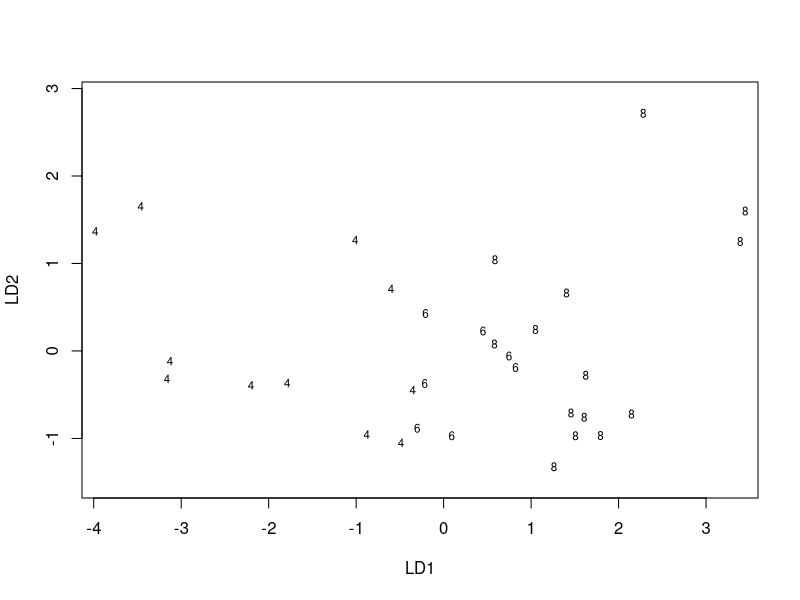

Recreate this plot in R.
#LDA Classification 
 library(MASS)

 ?lda #linear Discriminant Analysis
 
 mylda= lda(data=mtcars, cyl ~wt+mpg)
 mylda
 
 #prior probabilities give the proportions of a class in dataset
 #we see the group means for each independent variable and class
 #coeffecients are calculated to define the areas of each class
  plot(mylda)
  
  #to use the predict function, it is useful to create a data frame with test vector
  
  #test data as data frame
  wt=c(2.2,4,1.1,5)
  mpg=c(26,20,27,15)
  class=c(4,6,4,8)
  test=data.frame(wt,mpg,class)
  
  mylda.prediction=predict(object=mylda,newdata=test[,c(1,2)])$class
  # we specify that we want the class as output
  mylda.prediction
  
  table(mylda.prediction, test[,3])
  
  #the diagonal shows the correct prediction 
  
  